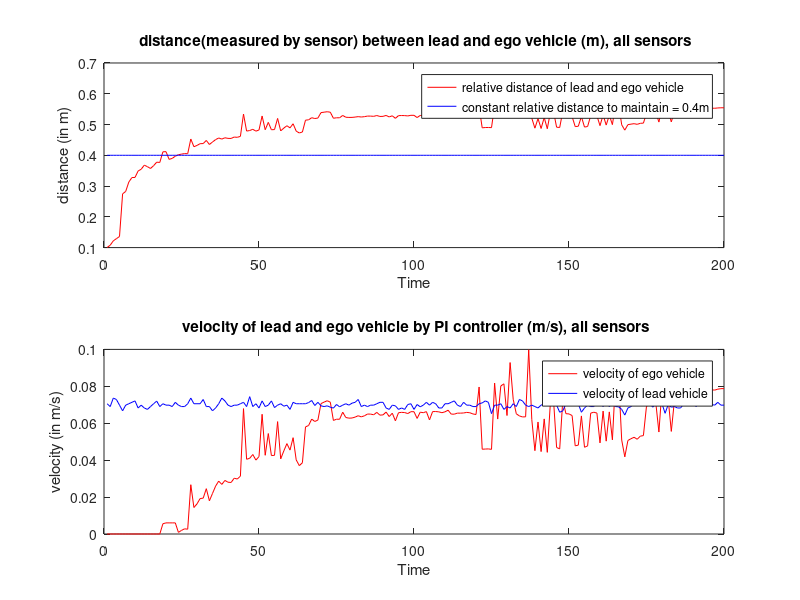
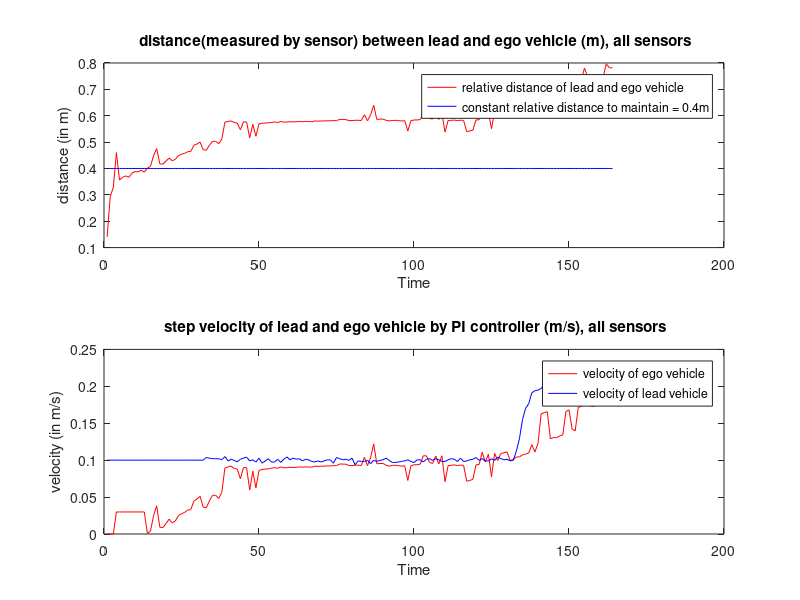

Recreate these plots in MATLAB, in order.
%clear all, close all, clc

const_dist = 0.4;
%% loading data for constant velocity 0.07 m/s with PI controller, all sensors frame rate =16

ego_bot_vel_pt07_load = load('V_x_relsave_plot_const_all.mat');
ego_bot_vel_pt07 = ego_bot_vel_pt07_load.V_x_rel_save;
ego_bot_dist_pt07_load = load('x_relsave_plot_const_all.mat');
ego_bot_dist_pt07 = ego_bot_dist_pt07_load.x_rel_save(1,1:end);

%error_dist_pt07 = ego_bot_dist_pt07 - const_dist;

%%% plotting the data for constant velocity 0.07m/s %%%


indx_pt07 = 1:length(ego_bot_vel_pt07);
%zero_dist_plot = zeros(length(ego_bot_vel_pt07),1);
const_dist_plot = const_dist*ones(length(ego_bot_vel_pt07),1);
const_vel_plot = 0.07*ones(length(ego_bot_vel_pt07),1);

load('Sensor_speed_track_constant_vel.mat');
const_vel_plot = lead_bot_vel_vari_const;

figure(1)
hold on
ax(1) = subplot(2,1,1);
plot(indx_pt07(1:200), ego_bot_dist_pt07(1:200), 'r', indx_pt07(1:200), const_dist_plot(1:200), 'b')
xlabel('Time')
ylabel('distance (in m)')
title(' distance(measured by sensor) between lead and ego vehicle (m), all sensors')
legend('relative distance of lead and ego vehicle', 'constant relative distance to maintain = 0.4m')
ax(2) = subplot(2,1,2);
plot(indx_pt07(1:200), ego_bot_vel_pt07(1:200), 'r', indx_pt07(1:200), const_vel_plot(1:200), 'b')
xlabel('Time')
ylabel('velocity (in m/s)')
title(' velocity of lead and ego vehicle by PI controller (m/s), all sensors')
legend('velocity of ego vehicle', 'velocity of lead vehicle')
hold off


%% loading data for variable velocity with PI controller, all sensors frame rate =16

ego_bot_vel_pt07_load = load('V_x_relsave_plot_step_all.mat');
ego_bot_vel_pt07 = ego_bot_vel_pt07_load.V_x_rel_save;
ego_bot_dist_pt07_load = load('x_relsave_plot_step_all.mat');
ego_bot_dist_pt07 = ego_bot_dist_pt07_load.x_rel_save(1,1:end);

%error_dist_pt07 = ego_bot_dist_pt07 - const_dist;

load('Sensor_speed_track_step_vel.mat');

%const_dist_plot = const_dist*ones(length(ego_bot_dist_vari),1);
%const_vel_plot = 0.07*ones(length(lead_bot_vel_vari),1);
shift_arry_7_ele = 0.1*ones(1,32);
lead_bot_vel_vari = [shift_arry_7_ele, lead_bot_vel_vari(1:end-1)];
indx_pt07 = 1:length(lead_bot_vel_vari);


figure(2)
hold on
ax(1) = subplot(2,1,1);
plot(indx_pt07(1:164), ego_bot_dist_pt07(1:164), 'r', indx_pt07(1:164), const_dist_plot(1:164), 'b')
xlabel('Time')
ylabel('distance (in m)')
title(' distance(measured by sensor) between lead and ego vehicle (m), all sensors')
legend('relative distance of lead and ego vehicle', 'constant relative distance to maintain = 0.4m')
ax(2) = subplot(2,1,2);
plot(indx_pt07(1:164), ego_bot_vel_pt07(1:164), 'r', indx_pt07(1:164), lead_bot_vel_vari(1:164), 'b')
xlabel('Time')
ylabel('velocity (in m/s)')
title(' step velocity of lead and ego vehicle by PI controller (m/s), all sensors')
legend('velocity of ego vehicle', 'velocity of lead vehicle')
hold off
